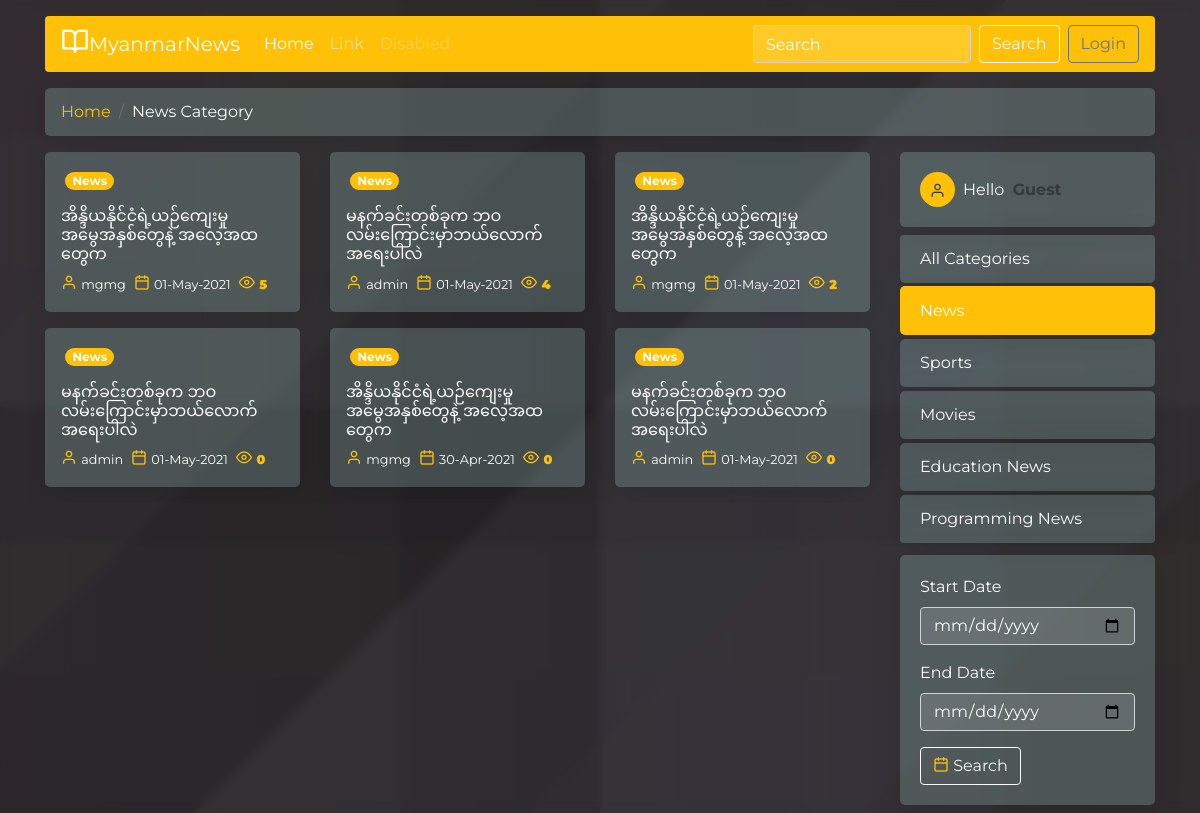
The page /fpost_by_category.php?cat_id=1 on the database its author committed.
### tables this page shows
CREATE TABLE `categories` (
  `id` int(11) NOT NULL,
  `title` varchar(255) NOT NULL,
  `user_id` int(11) NOT NULL,
  `ordering` int(11) DEFAULT NULL,
  `created_at` timestamp NOT NULL DEFAULT current_timestamp()
);

CREATE TABLE `posts` (
  `id` int(11) NOT NULL,
  `title` varchar(255) NOT NULL,
  `description` text NOT NULL,
  `user_id` int(11) NOT NULL,
  `category_id` int(11) NOT NULL,
  `is_publish` enum('0','1') NOT NULL DEFAULT '0',
  `ordering` int(11) DEFAULT NULL,
  `created_at` timestamp NOT NULL DEFAULT current_timestamp()
);

CREATE TABLE `users` (
  `id` int(11) NOT NULL,
  `name` varchar(50) NOT NULL,
  `email` varchar(50) NOT NULL,
  `password` varchar(255) NOT NULL,
  `role` enum('0','1','2') NOT NULL DEFAULT '2',
  `photo` varchar(255) NOT NULL DEFAULT 'default.png',
  `money` bigint(20) NOT NULL DEFAULT 0,
  `created_at` timestamp NOT NULL DEFAULT current_timestamp()
);

### base.php (called while the page is built, shortened)
<?php
function conn() {
    return mysqli_connect("localhost","root","","blogs");
}
$url = "http://".$_SERVER['HTTP_HOST'];

### function.php (called while the page is built, shortened)
<?php
require_once "base.php";
function showDate($str) {
    return date("d-M-Y",strtotime($str));
}
function category($id){
    $sql = "SELECT * FROM categories WHERE id = $id";
    $query = mysqli_query(conn(),$sql);
    $row = mysqli_fetch_object($query);
    return $row;
}
function userId($id) {
    $sql = "SELECT * FROM users WHERE id = '$id'";
    $query = mysqli_query(conn(),$sql);
    $row = mysqli_fetch_object($query);
    return $row;
}
function fcategories(){
    $sql = "SELECT * FROM categories";
    $query = mysqli_query(conn(),$sql);
    $rows = [];
    while ($row = mysqli_fetch_object($query)){
        array_push($rows,$row);
    }
    return $rows;
}
function viewer($postId){
    $sql = "SELECT * FROM viewers WHERE post_id = $postId";
    $query = mysqli_query(conn(),$sql);
    $rows = [];
    while ($row = mysqli_fetch_object($query)){
        array_push($rows,$row);
    }
    return $rows;
}
function fPostByCategory($categoryId,$limit=99999,$post_id=0) {
    $conn = conn();
$sql = "SELECT * FROM posts WHERE category_id = $categoryId AND id != $post_id ORDER BY id DESC LIMIT $limit";
    $query = mysqli_query($conn,$sql);
    $rows = [];
    while ($row = mysqli_fetch_object($query)){
        array_push($rows,$row);
    }
    if ($rows) {
        return $rows;
    }else {
        die(mysqli_error($conn));
    }
}

### fpost_by_category.php (the view, shortened to what this page needs)
<?php
include_once "front_panel/head.php";
$id = $_GET['cat_id'];
?>
<nav aria-label="breadcrumb">
    <ol class="breadcrumb card-bg">
        <li class="breadcrumb-item"><a href="<?php $url; ?>/index.php">Home</a></li>
        <li class="breadcrumb-item text-white active" aria-current="page"><?php echo category($id)->title; ?> Category</li>
    </ol>
</nav>
<div class="row">
    <div class="col-9">
        <div class="row list-wrapper">
            <?php foreach (fPostByCategory($_GET['cat_id']) as $row) { ?>
                <div class="col-4 list-item">
                    <div class=" card-bg card-hover mb-3">
                        <div class="p-3" >
                            <a class="h-25" href="fdetail.php?id=<?php echo $row->id; ?>">
                            </a>
                            <a href="fpost_by_category.php?cat_id=<?php echo $row->category_id; ?>">
                                <p class="text-white font-weight-bold badge badge-pill badge-warning"><?php echo category($row->category_id)->title; ?></p>
                            </a>
                            <a class="text-decoration-none" href="fdetail.php?id=<?php echo $row->id; ?>">
                                <h6 class="mb-2 text-white"><?php echo $row->title; ?></h6>
                            </a>
                            <div class="d-flex align-items-end">
                                <div class="">
                                    <i class="feather-user text-warning"></i>
                                    <small class="mb-0 text-white"><?php echo userId($row->user_id)->name; ?></small>
                                </div>
                                <div class="mx-2">
                                    <i class="feather-calendar text-warning"></i>
                                    <small class="text-white"><?php echo showDate($row->created_at); ?></small>
                                </div>
                                <div class="text-warning font-weight-bolder">
                                    <i class="feather-eye"></i>
                                    <small class="font-weight-bolder"><?php echo count(viewer($row->id)); ?></small>
                                </div>
                            </div>
                        </div>
                    </div>
                </div>
            <?php } ?>
        </div>
    </div>
    <div class="col-3">
        <div class="card mb-2 card-bg">
            <div class="card-body">
                <?php if (isset($_SESSION['userName'])){ ?>
                    <div class="d-flex align-items-center">
                        <p class="mr-2 d-inline-block d-flex justify-content-center align-items-center rounded-circle bg-warning" style="margin-bottom: 0px; width: 35px; height: 35px;">
                            <i class="d-inline-block text-dark feather-user"></i>
                        </p>
                        Hello &nbsp; <p class="d-inline-block mb-0 text-dark font-weight-bolder text-capitalize"><?php echo $_SESSION['userName'] ?></p>
                    </div>
                <?php }else { ?>
                    <div class="d-flex align-items-center">
                        <p class="mr-2 d-inline-block d-flex justify-content-center align-items-center rounded-circle bg-warning" style="margin-bottom: 0px; width: 35px; height: 35px;">
                            <i class="d-inline-block text-dark feather-user"></i>
                        </p>
                        Hello &nbsp; <p class="text-dark font-weight-bolder text-capitalize d-inline-block mb-0">Guest</p>
                    </div>
                <?php } ?>
            </div>
        </div>
        <div class="list-group">
            <a href="<?php echo $url; ?>/index.php" class="text-white mb-1 card-bg list-group-item list-group-item-action <?php echo isset($id) ? '' : 'active' ?>" aria-current="true">
                All Categories
            </a>
            <?php foreach (fcategories() as $c){ ?>
                <a href="fpost_by_category.php?cat_id=<?php echo $c->id; ?>" class="text-white mb-1 card-bg list-group-item list-group-item-action <?php echo $c->id == $id ? 'active' : '' ?>" aria-current="true">
                    <?php echo $c->title; ?>
                </a>
            <?php } ?>
        </div>
        <div class="my-2 card card-bg">
            <div class="card-body">
                <form action="fpost_by_date.php" method="post">
                    <div class="form-group">
                        <label for="" class="text-white">Start Date</label>
                        <input name="start" class="form-control" type="date">
                    </div>
                    <div class="form-group">
                        <label for="" class="text-white">End Date</label>
                        <input name="end" class="form-control" type="date">
                    </div>
                    <Button class="btn btn-outline-light" name="search">
                        <i class="text-warning feather-calendar"></i>
                        Search
                    </Button>
                </form>
            </div>
        </div>
    </div>
</div>
<?php include_once "front_panel/foot.php"; ?>

### css/style.css (style rules this page uses)
body { background-image: linear-gradient(135deg, rgba(39,41,53, 0.2) 0%, rgba(39,41,53, 0.2) 16.667%,rgba(41,47,47, 0.2) 16.667%, rgba(41,47,47, 0.2) 33.334%,rgba(23,23,29, 0.2) 33.334%, rgba(23,23,29, 0.2) 50.001%,rgba(66,69,82, 0.2) 50.001%, rgba(66,69,82, 0.2) 66.668%,rgba(74,72,86, 0.2) 66.668%, rgba(74,72,86, 0.2) 83.335%,rgba(66,57,57, 0.2) 83.335%, rgba(66,57,57, 0.2) 100.002%),linear-gradient(90deg, rgba(39,41,53, 0.2) 0%, rgba(39,41,53, 0.2) 16.667%,rgba(41,47,47, 0.2) 16.667%, rgba(41,47,47, 0.2) 33.334%,rgba(23,23,29, 0.2) 33.334%, rgba(23,23,29, 0.2) 50.001%,rgba(66,69,82, 0.2) 50.001%, rgba(66,69,82, 0.2) 66.668%,rgba(74,72,86, 0.2) 66.668%, rgba(74,72,86, 0.2) 83.335%,rgba(66,57,57, 0.2) 83.335%, rgba(66,57,57, 0.2) 100.002%),linear-gradient(0deg, rgba(39,41,53, 0.2) 0%, rgba(39,41,53, 0.2) 16.667%,rgba(41,47,47, 0.2) 16.667%, rgba(41,47,47, 0.2) 33.334%,rgba(23,23,29, 0.2) 33.334%, rgba(23,23,29, 0.2) 50.001%,rgba(66,69,82, 0.2) 50.001%, rgba(66,69,82, 0.2) 66.668%,rgba(74,72,86, 0.2) 66.668%, rgba(74,72,86, 0.2) 83.335%,rgba(66,57,57, 0.2) 83.335%, rgba(66,57,57, 0.2) 100.002%),linear-gradient(90deg, rgb(56,44,44),rgb(37,35,35)); box-shadow: 0 4px 30px rgba(0, 0, 0, 0.1); backdrop-filter: blur(5px); }
.list-wrapper { overflow: hidden; }
.card-bg { border-radius: 5px; background: #c3fcf233; box-shadow: 0 4px 30px rgba(0, 0, 0, 0.1); backdrop-filter: blur(5px); -webkit-backdrop-filter: blur(5px); border: 0px solid rgba(255, 255, 255, 0.3); }
.form-control { background-color: rgba(255, 255, 255, 0.13) !important; }
::placeholder { color: #fff !important; }
input[type=date] { color: white; }
.list-group-item-action { transition: 0.5s ease; }
.card { border:none; }
.card-hover { transition: transform 0.5s ease; }

### rows shown on the page
categories: title "News"
posts: category.title "News", title "အိန္ဒိယနိုင်ငံရဲ့ယဉ်ကျေးမှုအမွေအနှစ်တွေနဲ့ အလေ့အထတွေက", user.name "mgmg", created_at "01-May-2021", count(viewer($row->id)) "5"
posts: category.title "News", title "မနက်ခင်းတစ်ခုက ဘဝလမ်းကြောင်းမှာဘယ်လောက်အရေးပါလဲ", user.name "admin", created_at "01-May-2021", count(viewer($row->id)) "4"
posts: category.title "News", title "အိန္ဒိယနိုင်ငံရဲ့ယဉ်ကျေးမှုအမွေအနှစ်တွေနဲ့ အလေ့အထတွေက", user.name "mgmg", created_at "01-May-2021", count(viewer($row->id)) "2"
posts: category.title "News", title "မနက်ခင်းတစ်ခုက ဘဝလမ်းကြောင်းမှာဘယ်လောက်အရေးပါလဲ", user.name "admin", created_at "01-May-2021", count(viewer($row->id)) "0"
posts: category.title "News", title "အိန္ဒိယနိုင်ငံရဲ့ယဉ်ကျေးမှုအမွေအနှစ်တွေနဲ့ အလေ့အထတွေက", user.name "mgmg", created_at "30-Apr-2021", count(viewer($row->id)) "0"
posts: category.title "News", title "မနက်ခင်းတစ်ခုက ဘဝလမ်းကြောင်းမှာဘယ်လောက်အရေးပါလဲ", user.name "admin", created_at "01-May-2021", count(viewer($row->id)) "0"
categories: title "Sports"
categories: title "Movies"
categories: title "Education News"
categories: title "Programming News"
